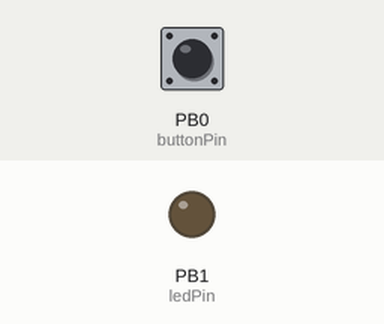
This sketch was run on a simulated ATtiny85, built with avr-gcc and run on an emulated ATtiny85. Shown: output pins drawn as LEDs (lit = HIGH). Inputs (shaded band) come from the test bench; at power-on: PB0 (buttonPin) HIGH.

Above: at 1.2 s.
1.3 s: PB0 (buttonPin) pulled LOW for 0.15 s
At 1.37 s:
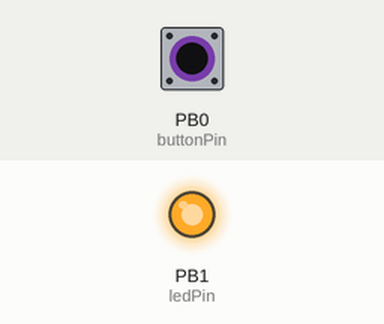
2.9 s: PB0 (buttonPin) pulled LOW for 3.2 s
At 6.8 s:
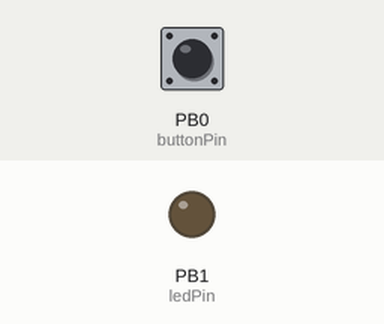
Timing chart, 0 to 8.3 s (numbered marks = the images above; inputs shaded):
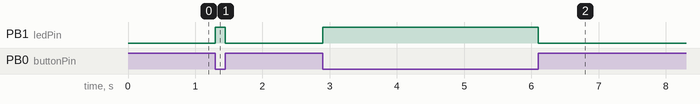

The sketch:

SimpleButton.ino
```cpp
const int buttonPin = 0; // Digitally controlled pin 0 (e.g., PB0)
const int ledPin = 1;    // Digitally controlled pin 1 (e.g., PB1)

void setup() {
  pinMode(ledPin, OUTPUT);
  pinMode(buttonPin, INPUT_PULLUP);
}

void loop() {
  // When using INPUT_PULLUP, a LOW reading means the button is pressed
  int buttonState = digitalRead(buttonPin);
  // Check if the button is pressed (buttonState is LOW)
  if (buttonState == LOW) {
    digitalWrite(ledPin, HIGH);
  } else {
    digitalWrite(ledPin, LOW);
  }
}
```

Measured:
- after the input at 1.3 s, PB1 (ledPin): LOW → HIGH at once, → LOW 0.15 s later
- after the input at 2.9 s, PB1 (ledPin): LOW → HIGH at once, → LOW 3.2 s later
